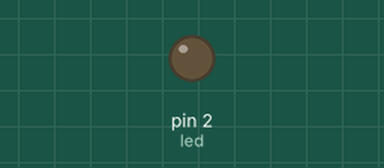
Recording of a sketch running on a simulated Arduino Leonardo, built with avr-gcc and run on an emulated ATmega32U4. Parts: output pins drawn as LEDs (lit = HIGH). Random numbers use the default seed unless the sketch sets one; USB keyboard and mouse output is not drawn.

Above: at 1.5 s.
At 43.15 s:
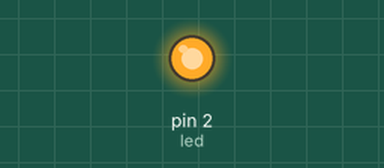
Timing chart, 0 to 49.1 s (numbered marks = the images above):
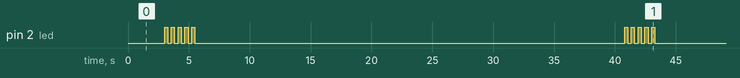

The sketch:

AndroidPinBF.ino
```cpp
#include <Keyboard.h>

int led = 2;

void typeKey(int key){
  Keyboard.press(key);
  delay(50);
  Keyboard.release(key);
}

void setup(){
  pinMode(led, OUTPUT);
}

void loop() {
  Keyboard.begin();
  delay(3000);
  Keyboard.releaseAll();
  int temp;
  for(int i = 0; i < 5; i++){
    digitalWrite(led, HIGH);
    temp = random(0000, 9999);
    if(String(temp).length() == 3){
      String val = "0";
      Keyboard.print(val+""+String(temp));
    }else{
      Keyboard.print(temp);
    }
    delay(200);
    typeKey(KEY_RETURN);
    digitalWrite(led, LOW);
    delay(300);
  }
  Keyboard.releaseAll();
  Keyboard.end();
  delay(32000);
}
```

Measured:
- by itself, pin 2 (led): repeats every 37.8 s: 4 × (LOW 0.30 s, HIGH 0.26 s), LOW 35.3 s, HIGH 0.26 s
- by itself, everything shown: repeats every 37.8 s, in 10 steps
